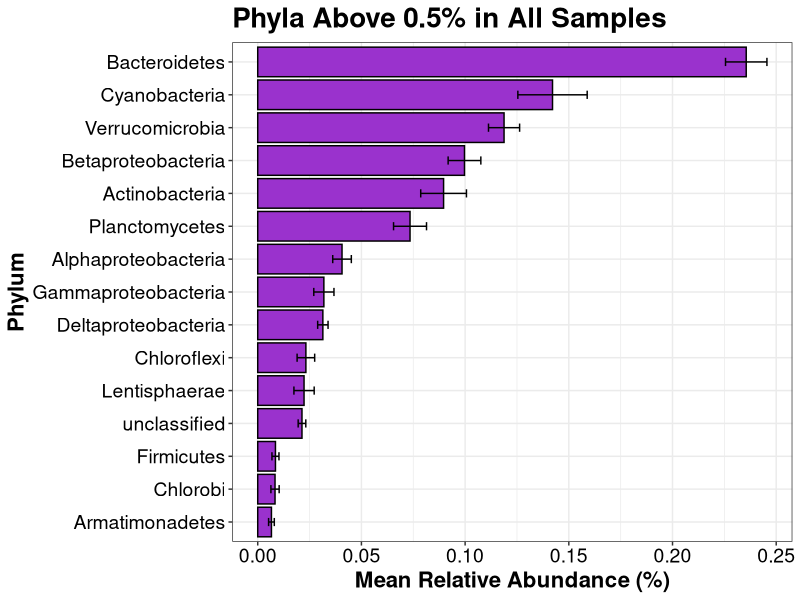
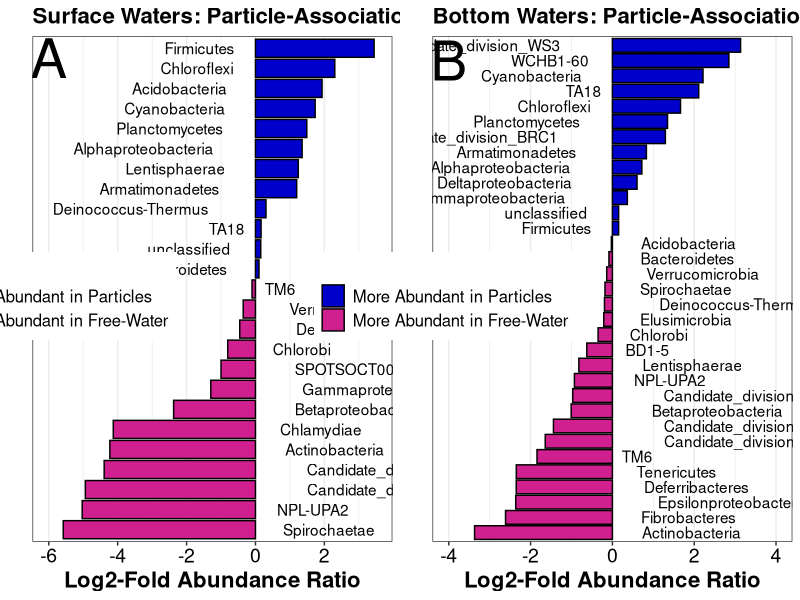

Recreate these plots in R, in order.
## ---- chunk 1
library(ggplot2)
library(plyr)

# I will be working at the phylum level:  The phyla table is a file that I made with my shared file that I outputted from mothur
phyla <- read.csv(file = "Phyla_Table.csv")
phyla <- subset(phyla,  select=c("sample", "trophicstate",  "Phylum", "abundPerPhylum", "filter", "lakenames", "limnion"))

#Class_table.csv is a class-level file that I made with my shared file that I created in mothur
#I want to add the sub-phyla of the proteobacteria in my analysis.
class <- read.csv(file = "Class_Table.csv")
class <- subset(class,  select=c("sample", "trophicstate",  "Phylum", "Class", "AbundPerClass", "filter", "lakenames", "limnion"))

#Setting up our data frame to include proteobacteria
#To include the sub-phyla of the Proteobacteria merge the alpha, beta, delta, epsilon, gamma, 
#1.  Subset Proteo
proteo <- subset(class, Phylum == "Proteobacteria")
#2.  Subtract Proteos from phyla table
phyla <- subset(phyla, Phylum != "Proteobacteria")
#3.  Make class and phyla table the same -> a.  Remove Phylum column in class table
proteo$Phylum = NULL
#b.  Renmae Class column to be named Phylum to match phyla table
colnames(proteo) <- c("sample", "trophicstate", "Phylum", "SeqAbundance", "filter", "lakenames", "limnion")
colnames(phyla) <- c("sample", "trophicstate", "Phylum", "SeqAbundance", "filter", "lakenames", "limnion")
#4.  Rbind class and phyla tables.
data <- rbind(proteo, phyla)
#I normalized/rarefied at 8500 seqs, so to get relative abundance I am dividing by 8500
data$RelAbundance <- data$SeqAbundance/8500
data <- subset(data, lakenames != "Sherman")

#Summary stats for ratio analysis
##  Function below from this website:  http://www.cookbook-r.com/Graphs/Plotting_means_and_error_bars_(ggplot2)/
##  Gives count, mean, standard deviation, standard error of the mean, and confidence interval (default 95%).
##   data: a data frame.
##   measurevar: the name of a column that contains the variable to be summariezed
##   groupvars: a vector containing names of columns that contain grouping variables
##   na.rm: a boolean that indicates whether to ignore NA's
##   conf.interval: the percent range of the confidence interval (default is 95%)
summarySE <- function(data=NULL, measurevar, groupvars=NULL, na.rm=FALSE,
                      conf.interval=.95, .drop=TRUE) {
  require(plyr)
  
  # New version of length which can handle NA's: if na.rm==T, don't count them
  length2 <- function (x, na.rm=FALSE) {
    if (na.rm) sum(!is.na(x))
    else       length(x)
  }
  
  # This does the summary. For each group's data frame, return a vector with
  # N, mean, and sd
  datac <- ddply(data, groupvars, .drop=.drop,
                 .fun = function(xx, col) {
                   c(N    = length2(xx[[col]], na.rm=na.rm),
                     mean = mean   (xx[[col]], na.rm=na.rm),
                     sd   = sd     (xx[[col]], na.rm=na.rm)
                   )
                 },
                 measurevar
  )
  
  # Rename the "mean" column    
  datac <- rename(datac, c("mean" = measurevar))
  
  datac$se <- datac$sd / sqrt(datac$N)  # Calculate standard error of the mean
  
  # Confidence interval multiplier for standard error
  # Calculate t-statistic for confidence interval: 
  # e.g., if conf.interval is .95, use .975 (above/below), and use df=N-1
  ciMult <- qt(conf.interval/2 + .5, datac$N-1)
  datac$ci <- datac$se * ciMult
  
  return(datac)
}

# Multiple plot function
# From:  http://www.cookbook-r.com/Graphs/Multiple_graphs_on_one_page_(ggplot2)/
#
# ggplot objects can be passed in ..., or to plotlist (as a list of ggplot objects)
# - cols:   Number of columns in layout
# - layout: A matrix specifying the layout. If present, 'cols' is ignored.
#
# If the layout is something like matrix(c(1,2,3,3), nrow=2, byrow=TRUE),
# then plot 1 will go in the upper left, 2 will go in the upper right, and
# 3 will go all the way across the bottom.
#
multiplot <- function(..., plotlist=NULL, file, cols=1, layout=NULL) {
  require(grid)

  # Make a list from the ... arguments and plotlist
  plots <- c(list(...), plotlist)

  numPlots = length(plots)

  # If layout is NULL, then use 'cols' to determine layout
  if (is.null(layout)) {
    # Make the panel
    # ncol: Number of columns of plots
    # nrow: Number of rows needed, calculated from # of cols
    layout <- matrix(seq(1, cols * ceiling(numPlots/cols)),
                    ncol = cols, nrow = ceiling(numPlots/cols))
  }

 if (numPlots==1) {
    print(plots[[1]])

  } else {
    # Set up the page
    grid.newpage()
    pushViewport(viewport(layout = grid.layout(nrow(layout), ncol(layout))))

    # Make each plot, in the correct location
    for (i in 1:numPlots) {
      # Get the i,j matrix positions of the regions that contain this subplot
      matchidx <- as.data.frame(which(layout == i, arr.ind = TRUE))

      print(plots[[i]], vp = viewport(layout.pos.row = matchidx$row,
                                      layout.pos.col = matchidx$col))
    }
  }
}

### Let's just look at the relative abundance first
#sum_stats is a data frame for the relative abundance figure
sum_stats <- summarySE(data, measurevar = "RelAbundance", groupvars = "Phylum")
#Order by the SeqAbundance
sum_stats$Phylum <- factor(sum_stats$Phylum, levels = sum_stats$Phylum[order(sum_stats$RelAbundance)])
abund <- subset(sum_stats,RelAbundance>0.005)


#Relative abundance plot 
abund_plot <- ggplot(abund, aes(y=RelAbundance , x=Phylum))  +
  geom_bar(stat="identity", position=position_dodge(),  fill = "darkorchid3", colour = "black") +
  theme_bw() + ggtitle("Phyla Above 0.5% in All Samples") +
  xlab("Phylum") + ylab("Mean Relative Abundance (%)") +
  geom_errorbar(aes(ymin = RelAbundance -se, ymax = RelAbundance +se), width = 0.25) + coord_flip() +
  theme(axis.title.x = element_text(face="bold", size=16),
        axis.text.x = element_text(angle=0, colour = "black", size=14),
        axis.text.y = element_text(colour = "black", size=14),
        axis.title.y = element_text(face="bold", size=16),
        plot.title = element_text(face="bold", size = 20),
        legend.title = element_text(size=12, face="bold"),
        legend.text = element_text(size = 12),
        legend.position="none"); abund_plot
## ---- chunk 2
### On to calculating the log two fold abundance for surface waters (limnion == "TOP")
summarystats <- summarySE(data, measurevar = "SeqAbundance", groupvars = c("filter", "Phylum", "limnion"))
names(summarystats)[5]<-"Mean_SeqAbund" #Change column name to represent what value really is
free_top <- subset(summarystats, filter == "Free" & limnion == "Top")
particle_top <- subset(summarystats, filter == "Particle" & limnion == "Top")
#setdiff(particle_top$Phylum, free_top$Phylum) #have the same phyla in the same order 
#dim(particle_top); dim(free_top)

#Make a new data frame with the log2-fold ratio
topPAFL_ratio <- log2(particle_top$Mean_SeqAbund/free_top$Mean_SeqAbund) #creates a vector with log2 values
topPAFL_ratio <- data.frame(free_top$Phylum, topPAFL_ratio) #combine the Phylum names with it
topPAFL_ratio <- rename(topPAFL_ratio, c("free_top.Phylum" = "Phylum"))
#Help From to position labels on graph:  http://learnr.wordpress.com/2009/06/01/ggplot2-positioning-of-barplot-category-labels/
topPAFL_ratio$colour <- ifelse(topPAFL_ratio$topPAFL_ratio < 0, "firebrick1","steelblue")
topPAFL_ratio$hjust <- ifelse(topPAFL_ratio$topPAFL_ratio > 0, 1.3, -0.3)

#Let's delete Phyla from our data frame that are Inf, -Inf, or NaN
Infs <- subset(topPAFL_ratio, topPAFL_ratio == "Inf"); #Gemmatimonadetes, Candidate_division_SR1, Fusobacteria
neg_Infs <- subset(topPAFL_ratio, topPAFL_ratio == "-Inf") #Epsilonproteobacteria, Candidate_division_BRC1, WCHB1-60 
nan <- subset(topPAFL_ratio, topPAFL_ratio == "NaN") #Deferribacteres, Elusimicrobia, Thermotogae, BD1-5, Candidate_division_OP11, Candidate_division_OP8, Candidate_division_TM7, Candidate_division_WS3, Dictyoglomi, Fibrobacteres, Tenericutes

#Now delete them.
topPAFL_sub <- subset(topPAFL_ratio, Phylum != "Gemmatimonadetes" & Phylum != "Candidate_division_SR1" &
                 Phylum != "Fusobacteria" & Phylum != "Epsilonproteobacteria" &
                 Phylum != "Candidate_division_BRC1" & Phylum != "WCHB1-60" & Phylum != "Deferribacteres" & 
                 Phylum != "Elusimicrobia" & Phylum != "Thermotogae" & Phylum != "BD1-5" &
                 Phylum != "Candidate_division_OP11" & Phylum != "Candidate_division_OP8" &
                 Phylum != "Candidate_division_TM7" & Phylum != "Candidate_division_WS3" & Phylum != "Dictyoglomi" &
                 Phylum != "Fibrobacteres" & Phylum != "Tenericutes")

#Order by ratio!
topPAFL_sub$Phylum <- factor(topPAFL_sub$Phylum, levels = topPAFL_sub$Phylum[order(topPAFL_sub$topPAFL_ratio)])


#  http://learnr.wordpress.com/2009/06/01/ggplot2-positioning-of-barplot-category-labels/
topPAFL_plot <- ggplot(topPAFL_sub, aes(y=topPAFL_ratio, x = Phylum, label = Phylum, hjust=hjust, fill = colour)) + 
  geom_bar(stat="identity", position=position_dodge(), colour = "black") +
  geom_text(aes(y=0, fill = colour)) + theme_bw() + ylim(-6,3.5) +
  annotate("text", label = "A", x = 24.5, y = -6, size = 14, colour = "black", face = "bold") +
  coord_flip() + ggtitle("Surface Waters: Particle-Association vs. Free-Living") + 
  labs(y = "Log2-Fold Abundance Ratio", x = "") + scale_x_discrete(breaks = NULL) +
  scale_fill_manual(name  ="", breaks=c("steelblue", "firebrick1"), 
                    labels=c("More Abundant in Particles", "More Abundant in Free-Water"),
                    values = c("mediumblue", "violetred")) +
  theme(axis.title.x = element_text(face="bold", size=16),
        axis.text.x = element_text(angle=0, colour = "black", size=14),
        axis.text.y = element_text(colour = "black", size=14),
        axis.title.y = element_text(face="bold", size=16),
        plot.title = element_text(face="bold", size = 16),
        legend.title = element_text(size=12, face="bold"),
        legend.text = element_text(size = 12),
        legend.justification=c(1,0), legend.position=c(0.4, 0.4)); 


# Use a non-parametric test pairwise test = Pairwise Wilcoxon Test.
      # Null Hypothesis:  The sequence abundance of particle and free living are the same (= to 0).
      # Alternative Hypothesis:  The seq abundance of particle and free are different.
  # If P is less than 0.05 then we reject the null hypothesis.
# wilcox.test(particle, free)

#To run a wilcox.test we can't just compare means -> we have to compare the distributions of our data
#To get the distributions:
dist <- subset(data, select = c("Phylum", "SeqAbundance", "filter", "sample", "limnion")) #Get distributions from original file
top_dist <- subset(dist, limnion == "Top")
                   
#Let's make sure that all of the sample names are the same for particles as they are for frees
#This way we can check for what samples are missing, I first have to change the names of the samples to be the same
top_dist$sample2 <- gsub("3um", "", top_dist$sample) #create new column with substitute nothing for "3um"
top_dist$sample = NULL   #delete old column
names(top_dist)[5]<-"sample" #give original name again
top_dist$sample <- as.factor(top_dist$sample)
#Have the same sample name now!!

#Get the distributions of the data for each factor.
top_free_dist <- subset(top_dist, filter == "Free") #Make a free-living dist
top_part_dist <- subset(top_dist, filter == "Particle") #Make a particle-associated dist
#dim(top_free_dist); dim(top_part_dist) #They have the same dims!
#intersect(top_free_dist$sample, top_part_dist$sample)

#What samples are missing from each data set
sux <- setdiff(top_free_dist$sample, top_part_dist$sample); 
this_sux <- setdiff(top_part_dist$sample, top_free_dist$sample); 

#Remove the above non-duplicate and duplicate samples that we found with sux and this_sux
#dim(free_dist); dim(part_dist) 
topfree <- subset(top_free_dist, sample != "BASE2" & sample != "LONE1" & sample != "LONE2") #sux
toppart <- subset(top_part_dist, sample != "BSTE2" & sample !="LEEE1" & sample !="SIXE1") #this_sux
#dim(topfree); dim(toppart) # I'm so happy!!!

#We should also remove the phyla that gave us Inf, -Inf, or NaN from our log2 fold ratio
topfree2 <- subset(topfree, Phylum != "Gemmatimonadetes" & Phylum != "Candidate_division_SR1" &
                 Phylum != "Fusobacteria" & Phylum != "Epsilonproteobacteria" &
                 Phylum != "Candidate_division_BRC1" & Phylum != "WCHB1-60" & Phylum != "Deferribacteres" & 
                 Phylum != "Elusimicrobia" & Phylum != "Thermotogae" & Phylum != "BD1-5" &
                 Phylum != "Candidate_division_OP11" & Phylum != "Candidate_division_OP8" &
                 Phylum != "Candidate_division_TM7" & Phylum != "Candidate_division_WS3" & Phylum != "Dictyoglomi" &
                 Phylum != "Fibrobacteres" & Phylum != "Tenericutes")
toppart2 <- subset(toppart, Phylum != "Gemmatimonadetes" & Phylum != "Candidate_division_SR1" &
                 Phylum != "Fusobacteria" & Phylum != "Epsilonproteobacteria" &
                 Phylum != "Candidate_division_BRC1" & Phylum != "WCHB1-60" & Phylum != "Deferribacteres" & 
                 Phylum != "Elusimicrobia" & Phylum != "Thermotogae" & Phylum != "BD1-5" &
                 Phylum != "Candidate_division_OP11" & Phylum != "Candidate_division_OP8" &
                 Phylum != "Candidate_division_TM7" & Phylum != "Candidate_division_WS3" & Phylum != "Dictyoglomi" &
                 Phylum != "Fibrobacteres" & Phylum != "Tenericutes")
#dim(topfree2); dim(toppart2) # Good

##Make a vector of all the names of the Phyla in our samples
phylumlist_topfree<-as.character(unique(topfree2$Phylum))
phylumlist_toppart<-unique(toppart2$Phylum)
#setdiff(phylumlist_free, phylumlist_part)
phylumlist_top <- phylumlist_topfree

#Make data frame filled with NAs to hold results inside of
top_results<-data.frame(matrix(NA,length(phylumlist_top),2))
names(top_results) <- c("Phylum", "P_Value")

for(i in 1:length(phylumlist_top)){
  free_sub_top <- subset(topfree2, Phylum == phylumlist_top[i]) #free phylum i
  part_sub_top <- subset(toppart2, Phylum == phylumlist_top[i]) #particle phylum i
  wilcox <- wilcox.test(part_sub_top$SeqAbundance, free_sub_top$SeqAbundance, paired = TRUE) # do a wilcoxon test on phylum i free vs. particle
  top_results[i,1]<-phylumlist_top[i] #put the name of the phylum in the table
  top_results[i,2]<-wilcox$p.value #put the wilcoxon p value in the table. 
}

#We have to bonferroni correct because we ran 25 tests --> some are significant when they shouldn't be!
top_num_tests <- length(unique(top_results$Phylum)) #calculate the number of tests
top_results$Bonferroni_P<-top_results$P_Value/top_num_tests #calculate the bonferonni corrected P
topP_cutoff <- 0.05/length(top_results$Phylum) # Bonferonni Signicance value
top_sigresults<-subset(top_results,Bonferroni_P<topP_cutoff)  #These are all the significant results with Bonferonni Correction!
## ---- chunk 3
### On to calculating the log two fold abundance for surface waters (limnion == "BOTTOM")
free_bot <- subset(summarystats, filter == "Free" & limnion == "Bottom")
particle_bot <- subset(summarystats, filter == "Particle" & limnion == "Bottom")
#setdiff(particle_bot$Phylum, free_bot$Phylum) #have the same phyla in the same order 
#dim(particle_bot); dim(free_bot)

#Make a new data frame with the log2-fold ratio
botPAFL_ratio <- log2(particle_bot$Mean_SeqAbund/free_bot$Mean_SeqAbund) #creates a vector with log2 values
botPAFL_ratio <- data.frame(free_bot$Phylum, botPAFL_ratio) #combine the Phylum names with it
botPAFL_ratio <- rename(botPAFL_ratio, c("free_bot.Phylum" = "Phylum"))
botPAFL_ratio <- rename(botPAFL_ratio, c("botPAFL_ratio" = "Ratio"))
#Help From to position labels on graph:  http://learnr.wordpress.com/2009/06/01/ggplot2-positioning-of-barplot-category-labels/
botPAFL_ratio$colour <- ifelse(botPAFL_ratio$Ratio < 0, "firebrick1","steelblue")
botPAFL_ratio$hjust <- ifelse(botPAFL_ratio$Ratio > 0, 1.3, -0.3)
#topPAFL_ratio$Phylum <- factor(odds_ratio$Phylum, levels = odds_ratio$Phylum[order(odds_ratio$oddsratio)])

#Let's delete Phyla from our data frame that are Inf, -Inf, or NaN
Infs <- subset(botPAFL_ratio, Ratio == "Inf"); #Thermotogae, Candidate_division_OP11, Candidate_division_OP8, Dictyoglomi, Fusobacteria
neg_Infs <- subset(botPAFL_ratio, Ratio == "-Inf") #Chlamydiae, Gemmatimonadetes, Candidate_division_TM7 
nan <- subset(botPAFL_ratio, Ratio == "NaN") #SPOTSOCT00m83

#Now delete them.
botPAFL_sub <- subset(botPAFL_ratio, Phylum != "Thermotogae" & Phylum != "Candidate_division_OP11" &
                 Phylum != "Candidate_division_OP8" & Phylum != "Dictyoglomi" &
                 Phylum != "Fusobacteria" & Phylum != "Chlamydiae" & Phylum != "Gemmatimonadetes" & 
                 Phylum != "Candidate_division_TM7" & Phylum != "SPOTSOCT00m83")

#Order by oddsratio!
#odds_ratio <- odds_ratio[with(odds_ratio, order(-oddsratio)),] #doesn't work right!!!!
botPAFL_sub$Phylum <- factor(botPAFL_sub$Phylum, levels = botPAFL_sub$Phylum[order(botPAFL_sub$Ratio)])


#  http://learnr.wordpress.com/2009/06/01/ggplot2-positioning-of-barplot-category-labels/
botPAFL_plot <- ggplot(botPAFL_sub, aes(y=Ratio, x = Phylum, label = Phylum, hjust=hjust, fill = colour)) + 
  geom_bar(stat="identity", position=position_dodge(), colour = "black") +
  geom_text(aes(y=0, fill = colour)) + theme_bw() + ylim(-4,4) + 
  annotate("text", label = "B", x = 32, y = -4, size = 14, colour = "black", face = "bold") + 
  coord_flip() + ggtitle("Bottom Waters: Particle-Association vs. Free-Living") + 
  labs(y = "Log2-Fold Abundance Ratio", x = "") + scale_x_discrete(breaks = NULL) +
  scale_fill_manual(name  ="", breaks=c("steelblue", "firebrick1"), 
                    labels=c("More Abundant in Particles", "More Abundant in Free-Water"),
                    values = c("mediumblue", "violetred")) +
  theme(axis.title.x = element_text(face="bold", size=16),
        axis.text.x = element_text(angle=0, colour = "black", size=14),
        axis.text.y = element_text(colour = "black", size=14),
        axis.title.y = element_text(face="bold", size=16),
        plot.title = element_text(face="bold", size = 16),
        legend.title = element_text(size=12, face="bold"),
        legend.text = element_text(size = 12),
        legend.justification=c(1,0), legend.position=c(0.4, 0.4)); 


# Use a non-parametric test pairwise test = Pairwise Wilcoxon Test.
      # Null Hypothesis:  The sequence abundance of particle and free living are the same (= to 0).
      # Alternative Hypothesis:  The seq abundance of particle and free are different.
  # If P is less than 0.05 then we reject the null hypothesis.
# wilcox.test(particle, free)

#To run a wilcox.test we can't just compare means -> we have to compare the distributions of our data
#To get the distributions:
bot_dist <- subset(dist, limnion == "Bottom")
                   
#Let's make sure that all of the sample names are the same for particles as they are for frees
#This way we can check for what samples are missing, I first have to change the names of the samples to be the same
bot_dist$sample2 <- gsub("3um", "", bot_dist$sample) #create new column with substitute nothing for "3um"
bot_dist$sample = NULL   #delete old column
names(bot_dist)[5]<-"sample" #give original name again
bot_dist$sample <- as.factor(bot_dist$sample)
#Have the same sample name now!!

#Get the distributions of the data for each factor.
bot_free_dist <- subset(bot_dist, filter == "Free") #Make a free-living dist
bot_part_dist <- subset(bot_dist, filter == "Particle") #Make a particle-associated dist
#dim(top_free_dist); dim(top_part_dist) #They have the same dims!
#intersect(top_free_dist$sample, top_part_dist$sample)

#What samples are missing from each data set
sux <- setdiff(bot_free_dist$sample, bot_part_dist$sample); 
this_sux <- setdiff(bot_part_dist$sample, bot_free_dist$sample); 

#Remove the above non-duplicate and duplicate samples that we found with sux and this_sux
#dim(free_dist); dim(part_dist) 
botfree <- subset(bot_free_dist, sample != "LONH2") #sux
botpart <- subset(bot_part_dist, sample != "GULH1" & sample !="SIXH2") #this_sux
#dim(botfree); dim(botpart) # I'm so happy!!!

#We should also remove the phyla that gave us Inf, -Inf, or NaN from our log2 fold ratio
botfree2 <- subset(botfree, Phylum != "Thermotogae" & Phylum != "Candidate_division_OP11" &
                 Phylum != "Candidate_division_OP8" & Phylum != "Dictyoglomi" &
                 Phylum != "Fusobacteria" & Phylum != "Chlamydiae" & Phylum != "Gemmatimonadetes" & 
                 Phylum != "Candidate_division_TM7" & Phylum != "SPOTSOCT00m83")
botpart2 <- subset(botpart, Phylum != "Thermotogae" & Phylum != "Candidate_division_OP11" &
                 Phylum != "Candidate_division_OP8" & Phylum != "Dictyoglomi" &
                 Phylum != "Fusobacteria" & Phylum != "Chlamydiae" & Phylum != "Gemmatimonadetes" & 
                 Phylum != "Candidate_division_TM7" & Phylum != "SPOTSOCT00m83")
#dim(botfree2); dim(botpart2) # Good

##Make a vector of all the names of the Phyla in our samples
phylumlist_botfree<-as.character(unique(botfree2$Phylum))
phylumlist_botpart<-unique(botpart2$Phylum)
#setdiff(phylumlist_free, phylumlist_part)
phylumlist_bot <- phylumlist_botfree

#Make data frame filled with NAs to hold results inside of
bot_results<-data.frame(matrix(NA,length(phylumlist_bot),2))
names(bot_results) <- c("Phylum", "P_Value")

for(i in 1:length(phylumlist_bot)){
  free_sub_bot <- subset(botfree2, Phylum == phylumlist_bot[i])  #free phylum i
  part_sub_bot <- subset(botpart2, Phylum == phylumlist_bot[i])  #particle phylum i
  wilcox <- wilcox.test(part_sub_bot$SeqAbundance, free_sub_bot$SeqAbundance, paired = TRUE) # do a wilcoxon test on phylum i free vs. particle
  bot_results[i,1]<-phylumlist_bot[i] #put the name of the phylum in the table
  bot_results[i,2]<-wilcox$p.value #put the wilcoxon p value in the table. 
}

#We have to bonferroni correct because we ran 33 tests --> some are significant when they shouldn't be!
bot_num_tests <- length(unique(bot_results$Phylum))  #calculate the number of tests
bot_results$Bonferroni_P<-bot_results$P_Value/bot_num_tests #calculate the bonferonni corrected P
botP_cutoff <- 0.05/length(bot_results$Phylum) # Bonferonni Signicance value
bot_sigresults<-subset(bot_results,Bonferroni_P<botP_cutoff)  #These are all the significant results with Bonferonni Correction!
## ---- chunk 4
multiplot(topPAFL_plot, botPAFL_plot, cols = 2)
## ---- chunk 5
overlap_sigs <- intersect(top_sigresults$Phylum, bot_sigresults$Phylum)
## ---- chunk 6
#From GitHub:  https://gist.github.com/rmflight/3858973
tableCat <- function(inFrame) {
    outText <- paste(names(inFrame), collapse = " | ")
    outText <- c(outText, paste(rep("---", ncol(inFrame)), collapse = " | "))
    invisible(apply(inFrame, 1, function(inRow) {
        outText <<- c(outText, paste(inRow, collapse = " | "))
    }))
    return(outText)
}
## ---- chunk 7
test <- top_sigresults 
colnames(test) <- c("Phylum", "Original P-Value", "Bonferroni P-Value")
test <- tableCat(test)
test <- cat(test, sep = "\n")
## ---- chunk 8
test2 <- bot_sigresults 
colnames(test2) <- c("Phylum", "Original P-Value", "Bonferroni P-Value")
test2 <- tableCat(test2)
test2 <- cat(test2, sep = "\n")
